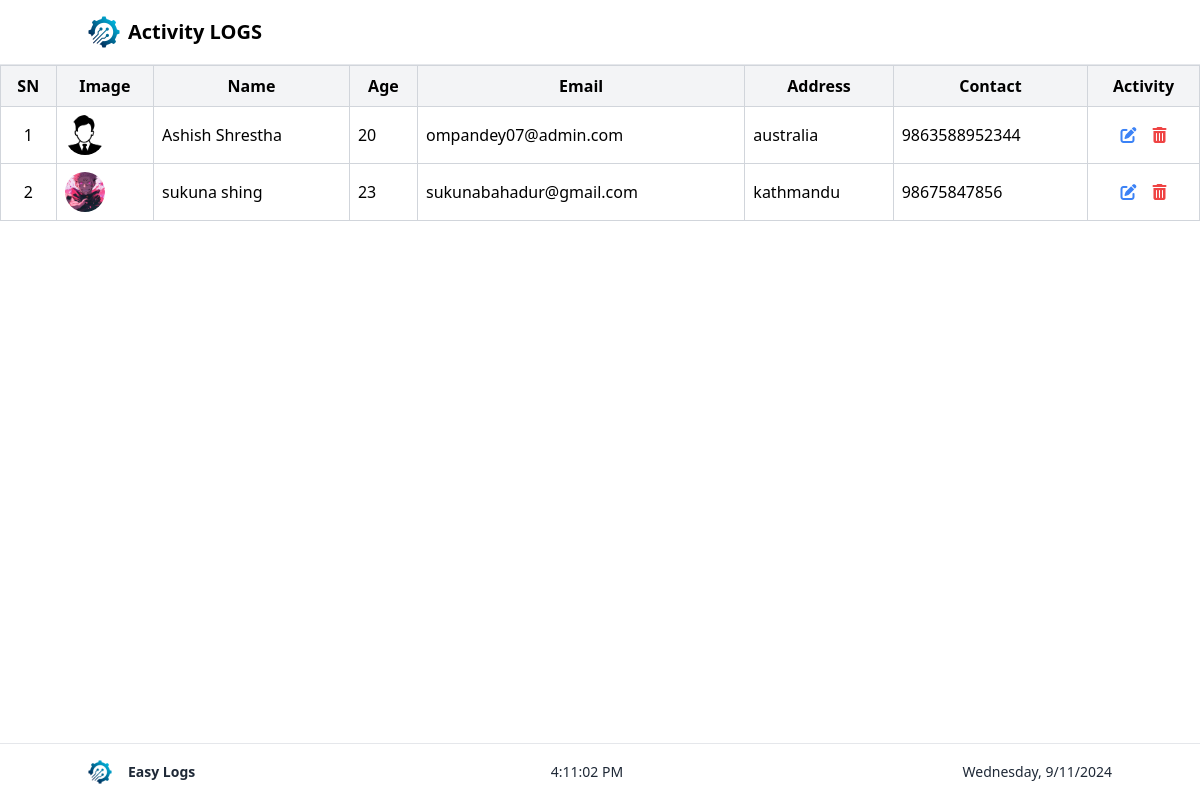
The app's page /manage_employee/ (signed in), older data.
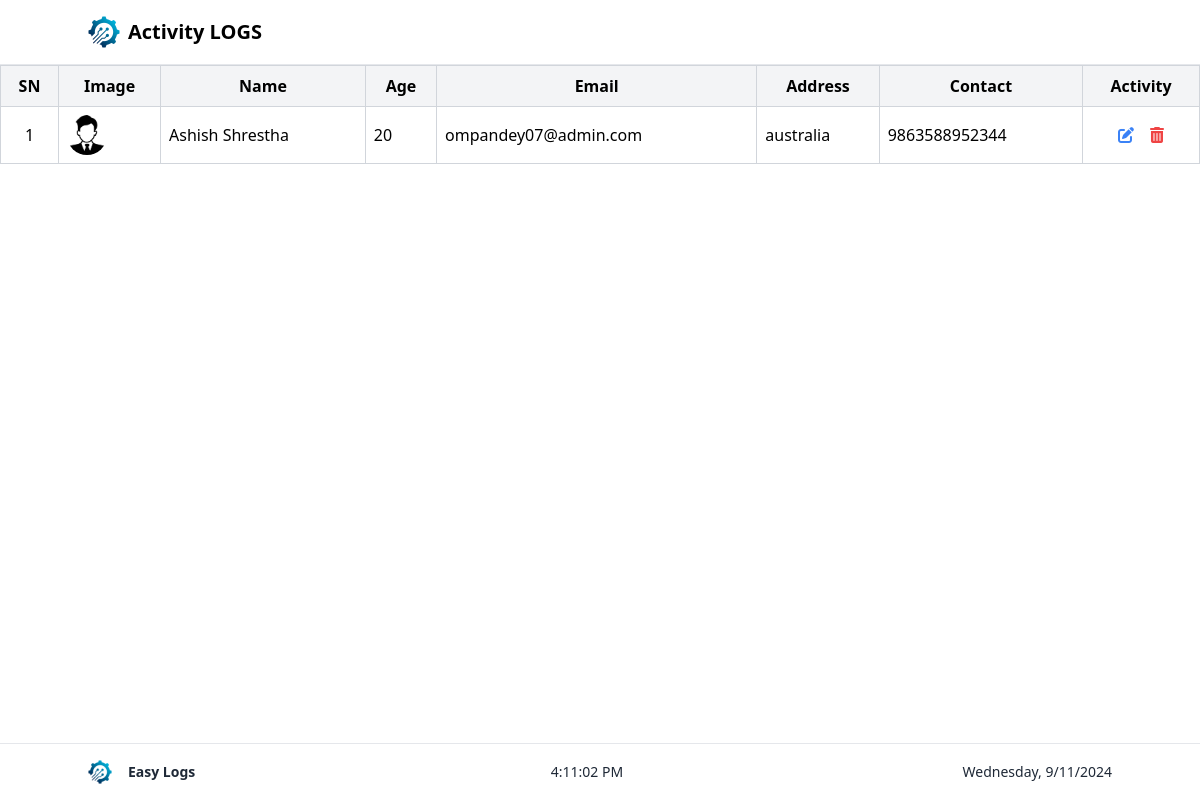
The same page, newer data.
### userauths/models.py (models this page shows)
class Employee(models.Model):
    user = models.OneToOneField(User, on_delete=models.CASCADE)
    first_name = models.CharField(max_length=100)
    last_name = models.CharField(max_length=100)
    email = models.EmailField()
    address = models.TextField()
    contact = models.CharField(max_length=15)
    age = models.PositiveIntegerField()
    profile_image = models.ImageField(upload_to='profile_images/', blank=True, null=True)

### userauths/views.py (the view)
# urls.py: path('manage_employee/', views.manage_employee , name="manage_employee"),
@login_required
@user_passes_test(lambda u: u.is_superuser)
def manage_employee(req):
    all_employees = Employee.objects.all()
    context = {
        'all_employees': all_employees
    }
    return render (req , "Admin/manage_employee.html",context)

### Templates/Admin/manage_employee.html (shortened to what this page needs)
<!DOCTYPE html>
<html lang="en">
  <head>
    <script src="https://cdn.tailwindcss.com"></script>
    <link
      href="https://cdn.jsdelivr.net/npm/remixicon@3.5.0/fonts/remixicon.css"
      rel="stylesheet"
    />
    <link
      rel="stylesheet"
      href="https://cdnjs.cloudflare.com/ajax/libs/font-awesome/6.0.0-beta3/css/all.min.css"
    />
  </head>
  <body class="flex flex-col min-h-screen">
    <nav class="p-4 border-b">
      <div class="container mx-auto flex items-center justify-between">
        <div class="flex items-center">
          <a href="/admin_dashboard">
            <img
              src="/static/images/Logo.png"
              alt="Logo"
              class="h-8 w-8 mr-2"
            />
          </a>
          <span class="text-xl font-bold">Activity LOGS</span>
        </div>
      </div>
    </nav>
    <main class="flex-grow w-full overflow-x-auto">
      <table class="w-full border-collapse border border-gray-300">
        <thead>
          <tr class="bg-gray-100">
            <th class="border border-gray-300 p-2 w-15">
               SN
            </th>
            <th class="border border-gray-300 p-2">
               Image
            </th>
            <th class="border border-gray-300 p-2">
               Name
            </th>
            <th class="border border-gray-300 p-2">
               Age
            </th>
            <th class="border border-gray-300 p-2">
               Email
            </th>
            <th class="border border-gray-300 p-2">
               Address
            </th>
            <th class="border border-gray-300 p-2">
               Contact
            </th>
            <th class="border border-gray-300 p-2">
               Activity
            </th>
          </tr>
        </thead>
        <tbody>
          {% for employee in all_employees %}
          <tr>
            <td class="border border-gray-300 p-2 text-center">
              {{ forloop.counter }}
            </td>
            <td class="border border-gray-300 p-2">
              {% if employee.profile_image %}
              <img
                src="{{ employee.profile_image.url }}"
                alt="{{ employee.first_name }} {{ employee.last_name }}"
                class="h-10 w-10 rounded-full object-cover"
              />
              {% else %}
              <img
                src="/static/images/default_user.png"
                alt="Default Profile"
                class="h-10 w-10 rounded-full object-cover"
              />
              {% endif %}
            </td>
            <td class="border border-gray-300 p-2">
              {{employee.first_name }} {{employee.last_name }}
            </td>
            <td class="border border-gray-300 p-2">{{employee.age}}</td>
            <td class="border border-gray-300 p-2">{{employee.email}}</td>
            <td class="border border-gray-300 p-2">{{employee.address}}</td>
            <td class="border border-gray-300 p-2">{{employee.contact}}</td>
            <td class="border border-gray-300 p-2">
              <div class="flex gap-4 justify-center">
                <a href="{% url 'update_employee' employee.id %}">
                  <i class="fas fa-edit text-blue-500 cursor-pointer"></i>
                </a>
                <a
                  href="{% url 'delete_employee' employee.id %}"
                  onclick="return confirm('Are you sure you want to delete this employee?');"
                >
                  <i class="fas fa-trash-alt text-red-500 cursor-pointer"></i>
                </a>
              </div>
            </td>
          </tr>
          {% endfor %}
        </tbody>
      </table>
    </main>
    <footer class="text-gray-800 p-4 h-15 fixed bottom-0 w-full border-t">
      <div class="container mx-auto flex justify-between items-center text-sm">
        <div class="flex-shrink-0 flex items-center">
          <img
            class="h-6 w-auto"
            src="/static/images/Logo.png"
            alt="Easy Logs"
          />
          <b class="px-4">Easy Logs</b>
        </div>
        <span id="current-time"></span>
        <span id="current-date"></span>
      </div>
    </footer>
  </body>
</html>

Row changes from the older to the newer data that the page shows:
removed Employee: profile_image (picture), first_name "sukuna", last_name "shing", age "23", email "sukunabahadur@gmail.com", address "kathmandu", contact "98675847856"
